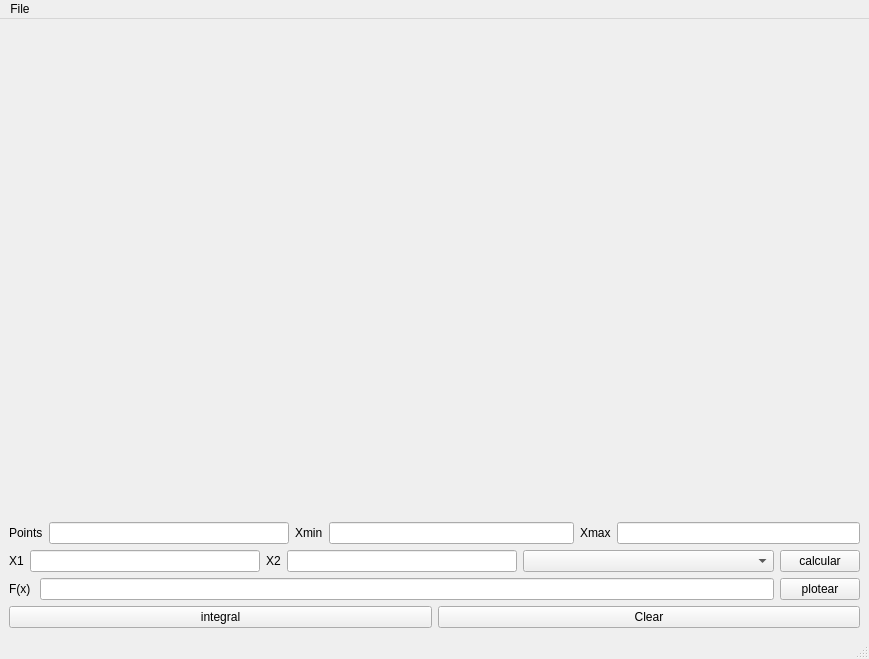
<?xml version="1.0" encoding="UTF-8"?>
<ui version="4.0">
 <class>MainWindow</class>
 <widget class="QMainWindow" name="MainWindow">
  <property name="geometry">
   <rect>
    <x>0</x>
    <y>0</y>
    <width>869</width>
    <height>659</height>
   </rect>
  </property>
  <property name="windowTitle">
   <string>MainWindow</string>
  </property>
  <property name="styleSheet">
   <string notr="true"/>
  </property>
  <widget class="QWidget" name="centralwidget">
   <property name="cursor">
    <cursorShape>ArrowCursor</cursorShape>
   </property>
   <property name="mouseTracking">
    <bool>false</bool>
   </property>
   <layout class="QVBoxLayout" name="verticalLayout" stretch="2,0,0,0,0">
    <item>
     <widget class="QCustomPlot" name="graphics_output" native="true"/>
    </item>
    <item>
     <layout class="QHBoxLayout" name="horizontalLayout_8">
      <item>
       <layout class="QHBoxLayout" name="horizontalLayout_3">
        <item>
         <widget class="QLabel" name="cant_points">
          <property name="text">
           <string>Points</string>
          </property>
         </widget>
        </item>
        <item>
         <widget class="QLineEdit" name="cant_of_points">
          <property name="styleSheet">
           <string notr="true"/>
          </property>
         </widget>
        </item>
       </layout>
      </item>
      <item>
       <layout class="QHBoxLayout" name="horizontalLayout">
        <item>
         <widget class="QLabel" name="SetMin_X">
          <property name="text">
           <string>Xmin</string>
          </property>
         </widget>
        </item>
        <item>
         <widget class="QLineEdit" name="ScanX_min">
          <property name="styleSheet">
           <string notr="true"/>
          </property>
         </widget>
        </item>
       </layout>
      </item>
      <item>
       <layout class="QHBoxLayout" name="horizontalLayout_2">
        <item>
         <widget class="QLabel" name="SetMi_X">
          <property name="text">
           <string>Xmax</string>
          </property>
         </widget>
        </item>
        <item>
         <widget class="QLineEdit" name="ScanX_max">
          <property name="styleSheet">
           <string notr="true"/>
          </property>
         </widget>
        </item>
       </layout>
      </item>
     </layout>
    </item>
    <item>
     <layout class="QHBoxLayout" name="horizontalLayout_9">
      <item>
       <layout class="QHBoxLayout" name="horizontalLayout_6">
        <item>
         <widget class="QLabel" name="label_2">
          <property name="text">
           <string>X1</string>
          </property>
         </widget>
        </item>
        <item>
         <widget class="QLineEdit" name="x1_lineedit">
          <property name="styleSheet">
           <string notr="true"/>
          </property>
         </widget>
        </item>
       </layout>
      </item>
      <item>
       <layout class="QHBoxLayout" name="horizontalLayout_7">
        <item>
         <widget class="QLabel" name="label_3">
          <property name="text">
           <string>X2</string>
          </property>
         </widget>
        </item>
        <item>
         <widget class="QLineEdit" name="x2_lineedit">
          <property name="styleSheet">
           <string notr="true"/>
          </property>
         </widget>
        </item>
       </layout>
      </item>
      <item>
       <widget class="QComboBox" name="comboBox">
        <property name="sizePolicy">
         <sizepolicy hsizetype="Expanding" vsizetype="Maximum">
          <horstretch>0</horstretch>
          <verstretch>0</verstretch>
         </sizepolicy>
        </property>
        <property name="styleSheet">
         <string notr="true"/>
        </property>
       </widget>
      </item>
      <item>
       <widget class="QPushButton" name="calcular_button">
        <property name="styleSheet">
         <string notr="true"/>
        </property>
        <property name="text">
         <string>calcular</string>
        </property>
       </widget>
      </item>
     </layout>
    </item>
    <item>
     <layout class="QHBoxLayout" name="horizontalLayout_4" stretch="0,1,0">
      <item>
       <widget class="QLabel" name="label">
        <property name="text">
         <string>F(x) </string>
        </property>
       </widget>
      </item>
      <item>
       <widget class="QLineEdit" name="plotter_line_edit">
        <property name="sizePolicy">
         <sizepolicy hsizetype="Preferred" vsizetype="Expanding">
          <horstretch>0</horstretch>
          <verstretch>0</verstretch>
         </sizepolicy>
        </property>
       </widget>
      </item>
      <item>
       <widget class="QPushButton" name="plotter">
        <property name="styleSheet">
         <string notr="true"/>
        </property>
        <property name="text">
         <string>plotear</string>
        </property>
       </widget>
      </item>
     </layout>
    </item>
    <item>
     <layout class="QHBoxLayout" name="horizontalLayout_5">
      <item>
       <widget class="QPushButton" name="integral_button">
        <property name="styleSheet">
         <string notr="true"/>
        </property>
        <property name="text">
         <string>integral</string>
        </property>
       </widget>
      </item>
      <item>
       <widget class="QPushButton" name="clear_button">
        <property name="styleSheet">
         <string notr="true"/>
        </property>
        <property name="text">
         <string>Clear</string>
        </property>
       </widget>
      </item>
     </layout>
    </item>
   </layout>
  </widget>
  <widget class="QMenuBar" name="menubar">
   <property name="geometry">
    <rect>
     <x>0</x>
     <y>0</y>
     <width>869</width>
     <height>25</height>
    </rect>
   </property>
   <widget class="QMenu" name="menuFile">
    <property name="title">
     <string>File</string>
    </property>
    <addaction name="actionOpen"/>
    <addaction name="actionSave"/>
    <addaction name="separator"/>
    <addaction name="actionExit"/>
   </widget>
   <addaction name="menuFile"/>
  </widget>
  <widget class="QStatusBar" name="statusbar">
   <property name="enabled">
    <bool>true</bool>
   </property>
  </widget>
  <action name="actionOpen">
   <property name="text">
    <string>Open</string>
   </property>
  </action>
  <action name="actionSave">
   <property name="text">
    <string>Save</string>
   </property>
  </action>
  <action name="actionExit">
   <property name="text">
    <string>Exit</string>
   </property>
  </action>
 </widget>
 <customwidgets>
  <customwidget>
   <class>QCustomPlot</class>
   <extends>QWidget</extends>
   <header location="global">qcustomplot.h</header>
   <container>1</container>
  </customwidget>
 </customwidgets>
 <resources/>
 <connections/>
</ui>
